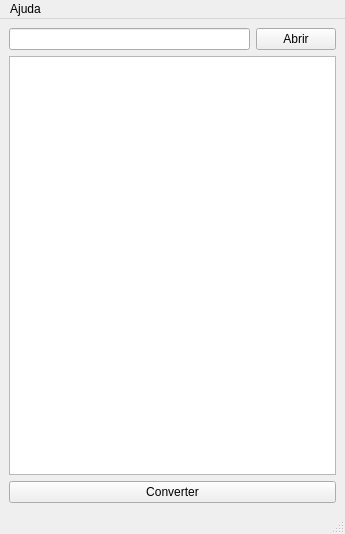
<?xml version="1.0" encoding="UTF-8"?>
<ui version="4.0">
 <class>mainWindow</class>
 <widget class="QMainWindow" name="mainWindow">
  <property name="geometry">
   <rect>
    <x>0</x>
    <y>0</y>
    <width>345</width>
    <height>534</height>
   </rect>
  </property>
  <property name="windowTitle">
   <string>MainWindow</string>
  </property>
  <widget class="QWidget" name="centralwidget">
   <layout class="QGridLayout" name="gridLayout">
    <item row="0" column="0">
     <layout class="QVBoxLayout" name="verticalLayout_2">
      <item>
       <layout class="QVBoxLayout" name="verticalLayout">
        <item>
         <layout class="QHBoxLayout" name="horizontalLayout">
          <item>
           <widget class="QLineEdit" name="fullFileName"/>
          </item>
          <item>
           <widget class="QPushButton" name="selectFileButton">
            <property name="text">
             <string>Abrir</string>
            </property>
           </widget>
          </item>
         </layout>
        </item>
        <item>
         <widget class="QTextEdit" name="textEdit"/>
        </item>
       </layout>
      </item>
      <item>
       <widget class="QPushButton" name="convertButton">
        <property name="text">
         <string>Converter</string>
        </property>
       </widget>
      </item>
     </layout>
    </item>
   </layout>
  </widget>
  <widget class="QStatusBar" name="statusbar"/>
  <widget class="QMenuBar" name="menubar">
   <property name="geometry">
    <rect>
     <x>0</x>
     <y>0</y>
     <width>345</width>
     <height>25</height>
    </rect>
   </property>
   <widget class="QMenu" name="menuAjuda">
    <property name="title">
     <string>Ajuda</string>
    </property>
    <addaction name="infoButton"/>
    <addaction name="openTutorialPage"/>
    <addaction name="openSourceCodePage"/>
   </widget>
   <addaction name="menuAjuda"/>
  </widget>
  <action name="openTutorialPage">
   <property name="text">
    <string>Tutorial</string>
   </property>
   <property name="toolTip">
    <string>Abre a página de tutorial no GitHub</string>
   </property>
   <property name="statusTip">
    <string>Abre a página de tutorial no GitHub</string>
   </property>
   <property name="whatsThis">
    <string/>
   </property>
  </action>
  <action name="openSourceCodePage">
   <property name="text">
    <string>Código-fonte</string>
   </property>
   <property name="toolTip">
    <string>Abre a página de código-fonte no GitHub</string>
   </property>
   <property name="statusTip">
    <string>Abre a página de código-fonte no GitHub</string>
   </property>
  </action>
  <action name="infoButton">
   <property name="text">
    <string>Info</string>
   </property>
  </action>
 </widget>
 <resources/>
 <connections>
  <connection>
   <sender>selectFileButton</sender>
   <signal>clicked()</signal>
   <receiver>mainWindow</receiver>
   <slot>browseSlot()</slot>
   <hints>
    <hint type="sourcelabel">
     <x>291</x>
     <y>58</y>
    </hint>
    <hint type="destinationlabel">
     <x>340</x>
     <y>129</y>
    </hint>
   </hints>
  </connection>
  <connection>
   <sender>convertButton</sender>
   <signal>clicked()</signal>
   <receiver>mainWindow</receiver>
   <slot>convertSlot()</slot>
   <hints>
    <hint type="sourcelabel">
     <x>249</x>
     <y>484</y>
    </hint>
    <hint type="destinationlabel">
     <x>340</x>
     <y>450</y>
    </hint>
   </hints>
  </connection>
  <connection>
   <sender>fullFileName</sender>
   <signal>returnPressed()</signal>
   <receiver>mainWindow</receiver>
   <slot>returnPressedSlot()</slot>
   <hints>
    <hint type="sourcelabel">
     <x>114</x>
     <y>43</y>
    </hint>
    <hint type="destinationlabel">
     <x>4</x>
     <y>127</y>
    </hint>
   </hints>
  </connection>
 </connections>
 <slots>
  <slot>browseSlot()</slot>
  <slot>convertSlot()</slot>
  <slot>returnPressedSlot()</slot>
 </slots>
</ui>
